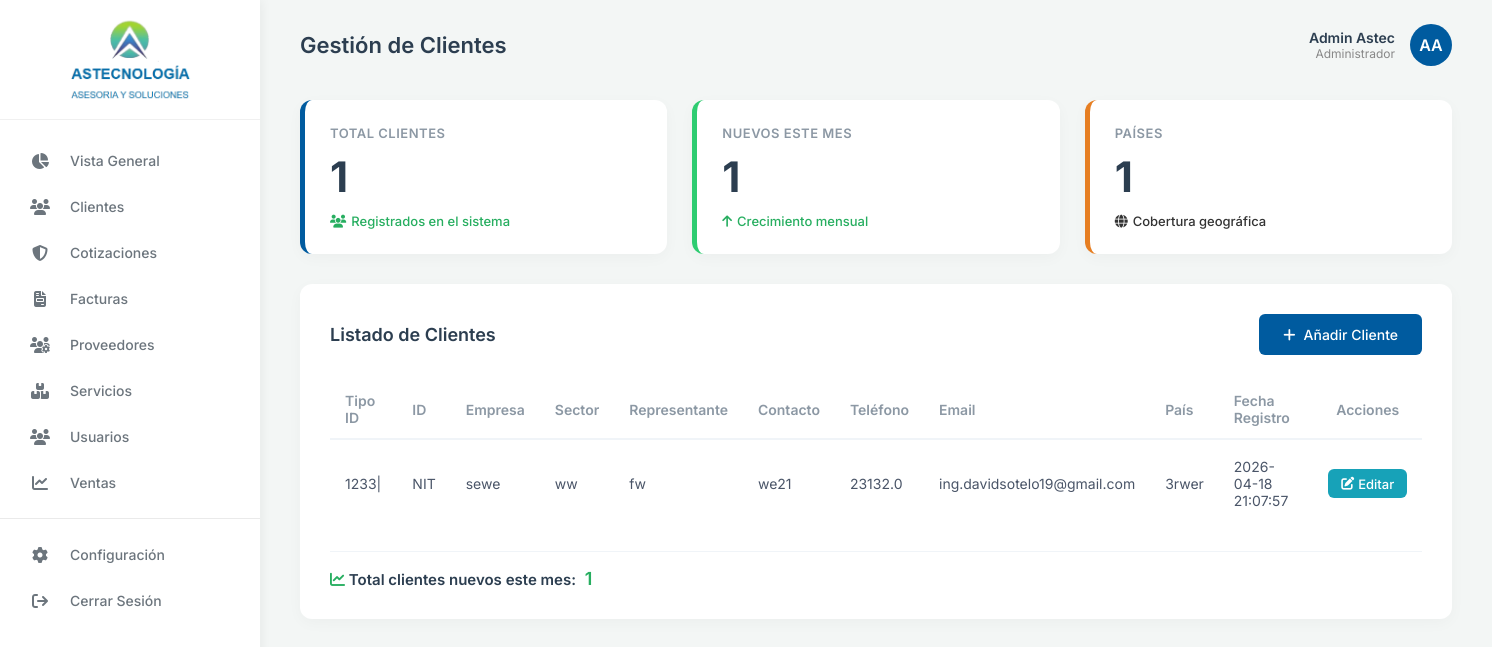
Screenshot of /clientes with the database file from the repository.
### tables this page shows
CREATE TABLE clientes (
            id_clientes TEXT PRIMARY KEY,
            Tipo_identificador VARCHAR(50),
            Nombre_empresa VARCHAR(100),
            Sector_Economico_cliente VARCHAR(100),
            nombre_representante VARCHAR(100),
            contacto_cliente VARCHAR(100),
            direccion_cliente VARCHAR(100),
            pais_cliente VARCHAR(100),
            Ddepartamento_cliente VARCHAR(100),
            telefono FLOAT,
            email VARCHAR(100),
            fecha_creacion TIMESTAMP DEFAULT CURRENT_TIMESTAMP
        );

### app/dash/dash.py (the view, shortened to what this page needs)
@dashboard_bp.route('/clientes', methods=['GET', 'POST'])
def clientes():
    conn = get_db()
    clientes_records = conn.execute('SELECT * FROM clientes ORDER BY fecha_creacion DESC').fetchall()
    total_clientes = len(clientes_records)
    nuevos_clientes = total_clientes
    total_paises = len(set([c['pais_cliente'] for c in clientes_records if c['pais_cliente']]))
    conn.close()
    return render_template('clientes.html', clientes=clientes_records, total_clientes=total_clientes, nuevos_clientes=nuevos_clientes, total_paises=total_paises)

### app/dash/templates/clientes.html (shortened to what this page needs)
{% extends 'basedash.html' %}
{% block page_title %}Gestión de Clientes{% endblock %}
{% block content %}
<div class="stats-grid">
    <div class="stat-card border-blue">
        <div class="stat-title">TOTAL CLIENTES</div>
        <div class="stat-value">{{ total_clientes }}</div>
        <div class="stat-subtitle text-success">
            <i class="fa-solid fa-users"></i> Registrados en el sistema
        </div>
    </div>
    <div class="stat-card border-green">
        <div class="stat-title">NUEVOS ESTE MES</div>
        <div class="stat-value">{{ nuevos_clientes }}</div>
        <div class="stat-subtitle text-success">
            <i class="fa-solid fa-arrow-up"></i> Crecimiento mensual
        </div>
    </div>
    <div class="stat-card border-orange">
        <div class="stat-title">PAÍSES</div>
        <div class="stat-value">{{ total_paises }}</div>
        <div class="stat-subtitle text-info">
            <i class="fa-solid fa-globe"></i> Cobertura geográfica
        </div>
    </div>
</div>
<div class="activity-section">
    <div style="display: flex; justify-content: space-between; align-items: center; margin-bottom: 25px;">
        <h2 class="section-title" style="margin-bottom: 0;">Listado de Clientes</h2>
        <button type="button" onclick="toggleForm()" id="btnToggleForm"
            style="padding: 0.75rem 1.5rem; background-color: #005b9f; color: white; border: none; border-radius: 6px; font-weight: 500; font-size: 14px; cursor: pointer; display: flex; align-items: center; gap: 8px; transition: background-color 0.3s;">
            <i class="fa-solid fa-plus"></i> Añadir Cliente
        </button>
    </div>
    <div class="table-container">
        <table class="activity-table">
            <thead>
                <tr>
                    <th>Tipo ID</th>
                    <th>ID</th>
                    <th>Empresa</th>
                    <th>Sector</th>
                    <th>Representante</th>
                    <th>Contacto</th>
                    <th>Teléfono</th>
                    <th>Email</th>
                    <th>País</th>
                    <th>Fecha Registro</th>
                    <th style="text-align: center;">Acciones</th>
                </tr>
            </thead>
            <tbody>
                {% for cliente in clientes %}
                <tr>
                    <td>{{ cliente.id_clientes }}</td>
                    <td>{{ cliente.Tipo_identificador }}</td>
                    <td>{{ cliente.Nombre_empresa }}</td>
                    <td>{{ cliente.Sector_Economico_cliente }}</td>
                    <td>{{ cliente.nombre_representante }}</td>
                    <td>{{ cliente.contacto_cliente }}</td>
                    <td>{{ cliente.telefono }}</td>
                    <td>{{ cliente.email }}</td>
                    <td>{{ cliente.pais_cliente }}</td>
                    <td>{{ cliente.fecha_creacion }}</td>
                    <td style="text-align: center;">
                        <a href="#"
                            style="padding: 0.4rem 0.8rem; background-color: #17a2b8; color: white; border-radius: 6px; text-decoration: none; font-size: 13px; font-weight: 500; transition: background-color 0.3s; display: inline-flex; align-items: center; gap: 4px;"
                            onmouseover="this.style.backgroundColor='#138496'"
                            onmouseout="this.style.backgroundColor='#17a2b8'">
                            <i class="fa-solid fa-pen-to-square"></i> Editar
                        </a>
                    </td>
                </tr>
                {% endfor %}
            </tbody>
        </table>
    </div>
    <div style="margin-top: 1.5rem; border-top: 1px solid #f0f4f8; padding-top: 1rem;">
        <div style="font-weight: 600; font-size: 15px; color: #2c3e50;">
            <i class="fa-solid fa-chart-line text-success" style="color: #27ae60;"></i> Total clientes nuevos este mes:
            <span style="color: #27ae60; font-size: 18px; margin-left: 5px;">{{ nuevos_clientes }}</span>
        </div>
    </div>
</div>
{% endblock %}

### app/templates/basedash.html (shortened to what this page needs)
<!DOCTYPE html>
<html lang="es">
<head>
    <link rel="stylesheet" href="https://cdnjs.cloudflare.com/ajax/libs/font-awesome/6.4.0/css/all.min.css">
    <link rel="stylesheet" href="{{ url_for('static', filename='css/dashboard.css') }}">
</head>
<body>
    <div class="dashboard-container">
        <aside class="sidebar">
            <div class="sidebar-header">
                <div class="logo-container">
                    <img src="{{ url_for('static', filename='img/logo.png') }}" alt="Astecnología"
                        class="sidebar-logo-img"
                        onerror="this.src='https://via.placeholder.com/150x50?text=ASTECNOLOGIA'">
                </div>
            </div>
            <nav class="sidebar-nav">
                <ul class="nav-list">
                    <li class="nav-item ">
                        <a href="{{ url_for('dashboard.dash_view') }}" class="nav-link">
                            <i class="fa-solid fa-chart-pie"></i>
                            <span>Vista General</span>
                        </a>
                    </li>
                    <li class="nav-item">
                        <a href="{{ url_for('dashboard.clientes') }}" class="nav-link">
                            <i class="fa-solid fa-users"></i>
                            <span>Clientes</span>
                        </a>
                    </li>
                    <li class="nav-item">
                        <a href="{{ url_for('dashboard.cotizaciones') }}" class="nav-link">
                            <i class="fa-solid fa-shield-halved"></i>
                            <span>Cotizaciones</span>
                        </a>
                    </li>
                    <li class="nav-item">
                        <a href="{{ url_for('dashboard.facturas') }}" class="nav-link">
                            <i class="fa-solid fa-file-invoice"></i>
                            <span>Facturas</span>
                        </a>
                    </li>
                    <li class="nav-item">
                        <a href="{{ url_for('dashboard.proveedores') }}" class="nav-link">
                            <i class="fa-solid fa-users-gear"></i>
                            <span>Proveedores</span>
                        </a>
                    </li>
                    <li class="nav-item">
                        <a href="{{ url_for('dashboard.servicios') }}" class="nav-link">
                            <i class="fa-solid fa-boxes-stacked"></i>
                            <span>Servicios</span>
                        </a>
                    </li>
                    <li class="nav-item">
                        <a href="{{ url_for('dashboard.usuarios') }}" class="nav-link">
                            <i class="fa-solid fa-users"></i>
                            <span>Usuarios</span>
                        </a>
                    </li>
                    <li class="nav-item">
                        <a href="{{ url_for('dashboard.ventas') }}" class="nav-link">
                            <i class="fa-solid fa-chart-line"></i>
                            <span>Ventas</span>
                        </a>
                    </li>
                    <hr class="nav-divider">
                    <li class="nav-item">
                        <a href="#" class="nav-link">
                            <i class="fa-solid fa-gear"></i>
                            <span>Configuración</span>
                        </a>
                    </li>
                    <li class="nav-item">
                        <a href="{{ url_for('autenticar.login') }}" class="nav-link">
                            <i class="fa-solid fa-arrow-right-from-bracket"></i>
                            <span>Cerrar Sesión</span>
                        </a>
                    </li>
                </ul>
            </nav>
        </aside>
        <main class="main-content">
            <header class="top-header">
                <h1 class="page-title">{% block page_title %}Dashboard General{% endblock %}</h1>
                <div class="user-profile">
                    <div class="user-info">
                        <span class="user-name">Admin Astec</span>
                        <span class="user-role">Administrador</span>
                    </div>
                    <div class="user-avatar">
                        AA
                    </div>
                </div>
            </header>
            <div class="content-wrapper">
                {% block content %}
                {% endblock %}
            </div>
        </main>
    </div>
</body>
</html>

### app/static/css/dashboard.css (style rules this page uses)
* { margin: 0; padding: 0; box-sizing: border-box; font-family: 'Inter', -apple-system, BlinkMacSystemFont, "Segoe UI", Roboto, Helvetica, Arial, sans-serif; }
body { background-color: #f3f6f5; color: #333; overflow-x: hidden; }
.dashboard-container { display: flex; min-height: 100vh; width: 100%; }
.sidebar { width: 260px; background-color: #ffffff; box-shadow: 2px 0 10px rgba(0, 0, 0, 0.05); display: flex; flex-direction: column; position: fixed; height: 100vh; left: 0; top: 0; z-index: 100; }
.sidebar-header { height: 120px; display: flex; align-items: center; justify-content: center; padding: 0 20px; border-bottom: 1px solid #f0f0f0; }
.logo-container img { max-height: 90px; max-width: 100%; }
.sidebar-nav { flex: 1; overflow-y: auto; padding: 20px 0; }
.nav-list { list-style: none; }
.nav-item { margin-bottom: 5px; }
.nav-link { display: flex; align-items: center; padding: 12px 25px; color: #6c757d; text-decoration: none; font-size: 14px; font-weight: 500; transition: all 0.3s ease; }
.nav-link i { width: 30px; font-size: 16px; text-align: center; margin-right: 15px; }
.nav-divider { border: 0; border-top: 1px solid #eaeaea; margin: 15px 0; }
.main-content { flex: 1; margin-left: 260px; display: flex; flex-direction: column; min-height: 100vh; }
.top-header { height: 90px; background-color: #f3f6f5; display: flex; align-items: center; justify-content: space-between; padding: 0 40px; }
.page-title { font-size: 22px; font-weight: 600; color: #2c3e50; margin: 0; }
.user-profile { display: flex; align-items: center; gap: 15px; }
.user-info { display: flex; flex-direction: column; text-align: right; }
.user-name { font-weight: 600; font-size: 14px; color: #2c3e50; }
.user-role { font-size: 12px; color: #888; }
.user-avatar { width: 42px; height: 42px; border-radius: 50%; background-color: #005b9f; color: white; display: flex; align-items: center; justify-content: center; font-weight: 600; font-size: 16px; }
.content-wrapper { padding: 10px 40px 40px 40px; }
.stats-grid { display: grid; grid-template-columns: repeat(3, 1fr); gap: 25px; margin-bottom: 30px; }
.stat-card { background-color: #ffffff; border-radius: 12px; padding: 25px; box-shadow: 0 4px 15px rgba(0, 0, 0, 0.03); position: relative; display: flex; flex-direction: column; }
.stat-card.border-blue { border-left: 5px solid #005b9f; }
.stat-card.border-orange { border-left: 5px solid #e67e22; }
.stat-card.border-green { border-left: 5px solid #2ecc71; }
.stat-title { font-size: 13px; font-weight: 600; color: #8c98a4; text-transform: uppercase; letter-spacing: 0.5px; margin-bottom: 15px; }
.stat-value { font-size: 42px; font-weight: 700; color: #2c3e50; line-height: 1; margin-bottom: 15px; }
.stat-subtitle { font-size: 13px; font-weight: 500; display: flex; align-items: center; gap: 5px; }
.text-success { color: #27ae60; }
.activity-section { background-color: #ffffff; border-radius: 12px; padding: 30px; box-shadow: 0 4px 15px rgba(0, 0, 0, 0.03); }
.section-title { font-size: 18px; font-weight: 600; color: #2c3e50; margin-bottom: 25px; }
.table-container { width: 100%; overflow-x: auto; }
.activity-table { width: 100%; border-collapse: collapse; }
.activity-table th { text-align: left; padding: 12px 15px; font-size: 14px; font-weight: 600; color: #8c98a4; border-bottom: 2px solid #f0f4f8; }
.activity-table td { padding: 18px 15px; font-size: 14px; color: #4a5568; border-bottom: 1px solid #f0f4f8; vertical-align: middle; }
.activity-table tbody tr:last-child td { border-bottom: none; }

### rows the page displays
clientes: id_clientes "1233|", Tipo_identificador "NIT", Nombre_empresa "sewe", Sector_Economico_cliente "ww", nombre_representante "fw", contacto_cliente "we21", telefono "23132.0", email "ing.davidsotelo19@gmail.com", pais_cliente "3rwer", fecha_creacion "2026-04-18 21:07:57"

### other values shown
{{ total_clientes }} "1"
{{ nuevos_clientes }} "1"
{{ total_paises }} "1"
